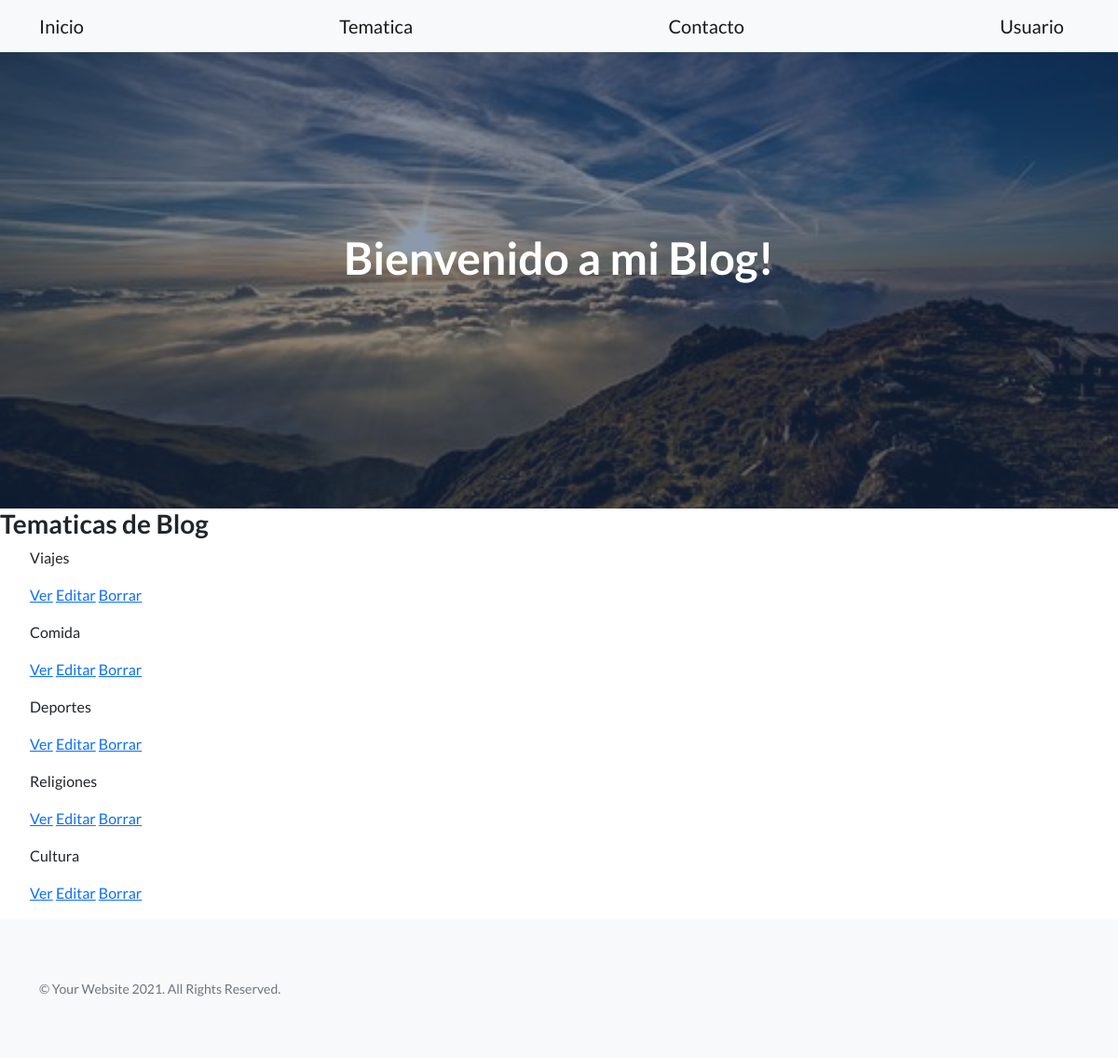
The page /AppFogliatti/tematica/list/ on the database as committed earlier.
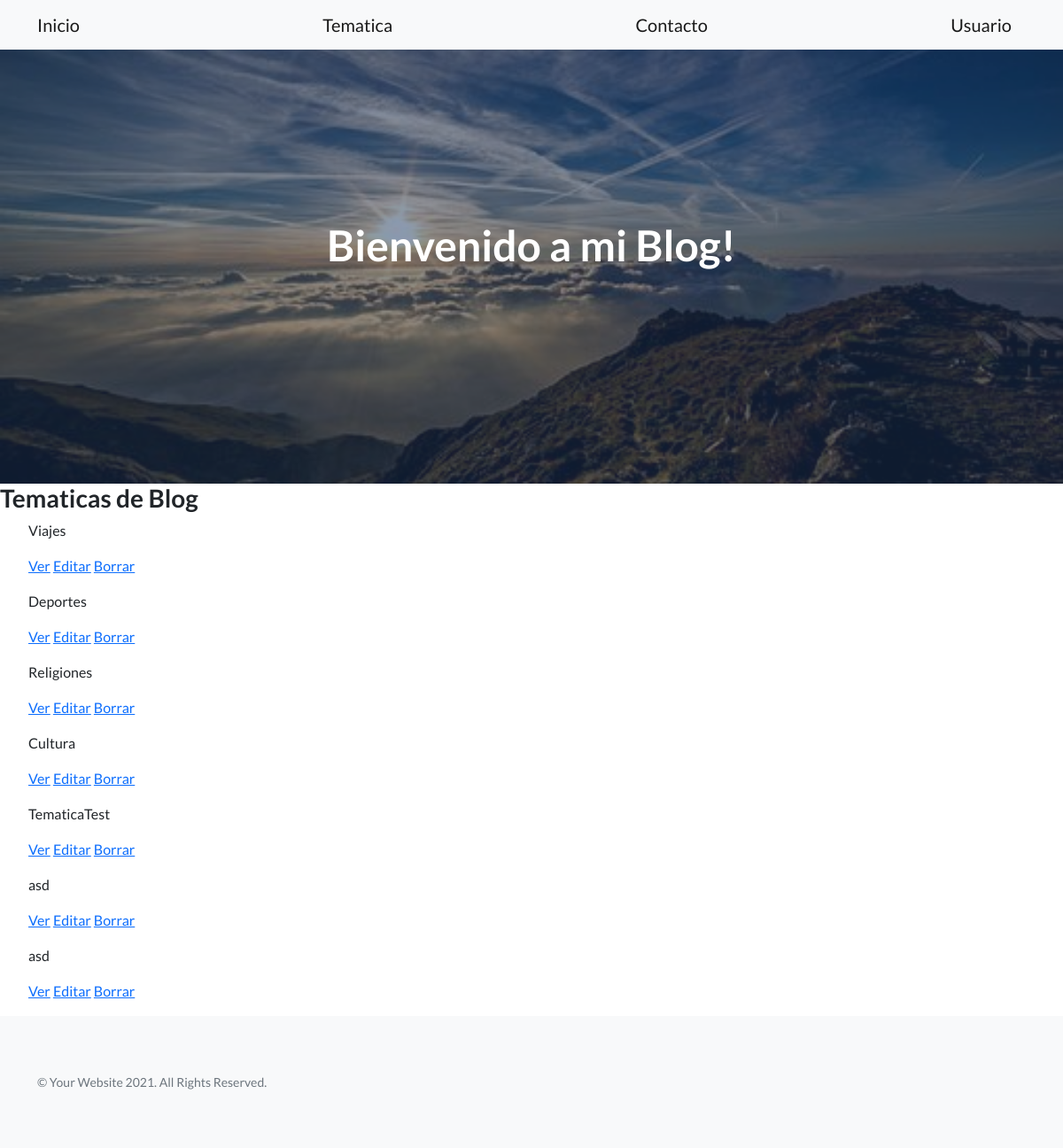
The same page on the database as committed later.
### AppFogliatti/models.py (models this page shows)
class Tematica(models.Model):
    nombre_tema=models.CharField(max_length=40)
    autor=models.CharField(max_length=40)
    codigo=models.CharField(max_length=40)

### AppFogliatti/views.py (the view)
# urls.py: path('tematica/list/', views.Tematicalist.as_view(),name='List'),
class Tematicalist(ListView):
    model = Tematica
    template = "AppFogliatti/tematica_list.html"

### AppFogliatti/templates/AppFogliatti/tematica_list.html
{% extends "AppFogliatti/padre.html" %}
{% load static %}
{% block contenidoQueCambia %}
<h3>Tematicas de Blog</h3>
    <ul>
        {% for tematica in object_list%}
            <p>{{tematica.nombre_tema}}</p>
            <p>
                <a href="{%url 'Detail' tematica.id %}">Ver</a>
                <a href="{%url 'Edit' tematica.id %}">Editar</a>
                <a href="{%url 'Delete' tematica.id %}">Borrar</a>
            </p>
        {%endfor%}
    </ul>
{% endblock %}

### AppFogliatti/templates/AppFogliatti/padre.html (shortened to what this page needs)
<!DOCTYPE html>
<html lang="en">
    <head>
        {%load static%}
        <link href="https://cdn.jsdelivr.net/npm/bootstrap-icons@1.5.0/font/bootstrap-icons.css" rel="stylesheet" type="text/css" />
        <link href="{%static 'AppFogliatti/css/styles.css'%}" rel ="stylesheet" />
    </head>
    <body>
        <nav class="navbar navbar-light bg-light static-top">
            <div class="container">
                <a class="navbar-brand" href="{% url 'inicio' %}">Inicio</a>
                <a class="navbar-brand" href="{% url 'tematica' %}">Tematica</a>
                <a class="navbar-brand" href="{% url 'contacto' %}">Contacto</a>
                <a class="navbar-brand" href="{% url 'usuario' %}">Usuario</a>
            </div>
        </nav>
        <header class="masthead">
            <div class="container position-relative">
                <div class="row justify-content-center">
                    <div class="col-xl-6">
                        <div class="text-center text-white">
                            <h1 class="mb-5">Bienvenido a mi Blog!</h1>
                        </div>
                    </div>
                </div>
            </div>
        </header>
        {% block contenidoQueCambia %}
        {% endblock %}
        <footer class="footer bg-light">
            <div class="container">
                <div class="row">
                    <div class="col-lg-6 h-100 text-center text-lg-start my-auto">
                        <p class="text-muted small mb-4 mb-lg-0">&copy; Your Website 2021. All Rights Reserved.</p>
                    </div>
                </div>
            </div>
        </footer>
    </body>
</html>

Rows that differ between the two databases and show on the page:
removed Tematica: nombre_tema "Comida"
added Tematica: nombre_tema "TematicaTest"
added Tematica: nombre_tema "asd"
added Tematica: nombre_tema "asd"
